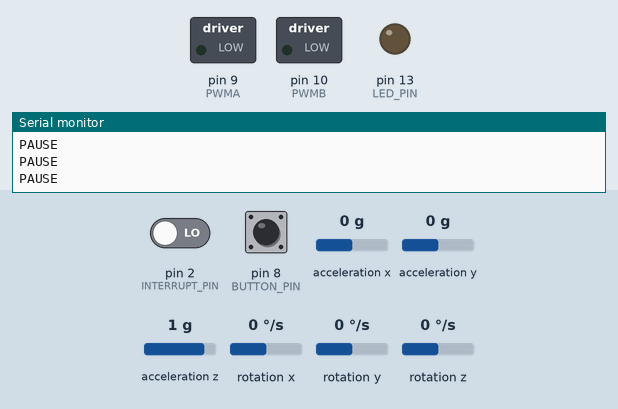
Recording of a program running on a simulated Arduino Uno, built with avr-gcc and run on an emulated ATmega328P. Parts: switched loads named in the program (green lamp = pin HIGH), output pins drawn as LEDs (lit = HIGH), the last lines printed to the serial monitor. Inputs (shaded band) come from the test bench; at power-on: pin 8 (BUTTON_PIN) HIGH, pin 2 (INTERRUPT_PIN) LOW, acceleration z 1 g, acceleration y 0 g, acceleration x 0 g, rotation x 0 °/s, rotation y 0 °/s, rotation z 0 °/s. The sensor or clock chip raises its interrupt line as the real part does.

Above: at 1.7 s.
1.8 s: pin 8 (BUTTON_PIN) pulled LOW for 0.15 s
At 2.4 s:
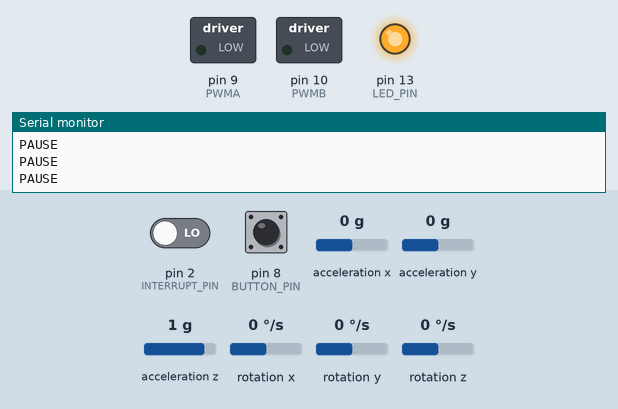
3.4 s: pin 2 (INTERRUPT_PIN) driven HIGH and pin 8 (BUTTON_PIN) driven LOW
6.4 s: acceleration z set to 0.1 g
9.4 s: acceleration z set to -0.2 g
At 9.9 s:
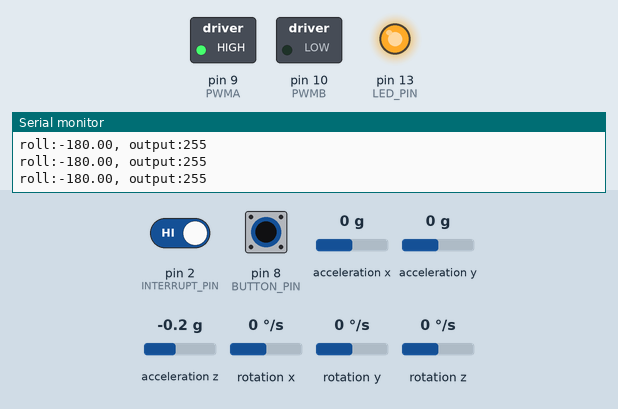
10.9 s: acceleration y set to 0.2 g
At 11.8 s:
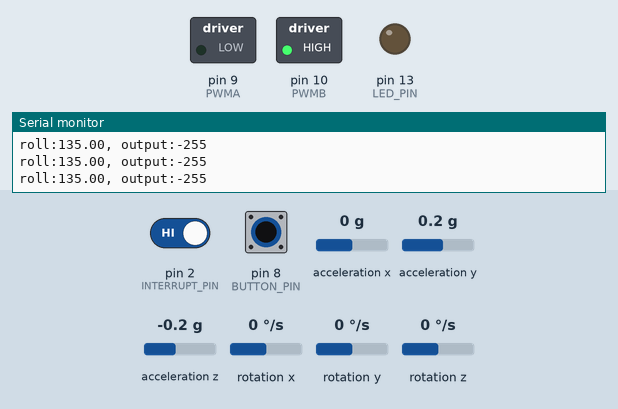
12.4 s: acceleration z set to 0.1 g
15.4 s: acceleration z set to 0.4 g
At 16.0 s:
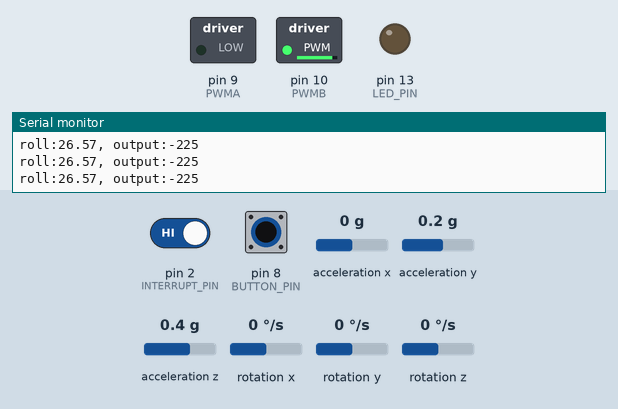
Timing chart, 0 to 17.9 s (numbered marks = the images above; inputs shaded):
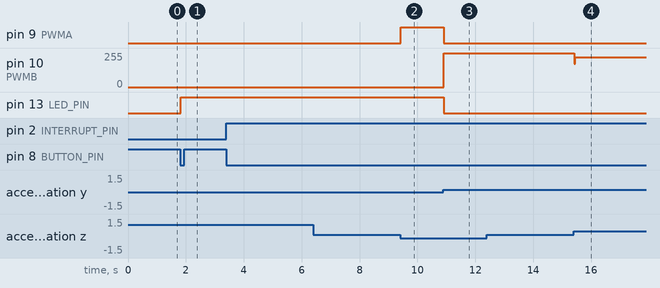

Measured:
- the behaviour switches between 0 and -0.1 g on acceleration z (found by bisection; images 1 and 2)
- the behaviour switches between 0 and 0.1 g on acceleration y (found by bisection; images 2 and 3)
- after the input at 1.8 s, pin 13 (LED_PIN): LOW → HIGH at once
- after the input at 9.4 s, pin 9 (PWMA): LOW → HIGH at once
- after the input at 10.9 s, pin 9 (PWMA), pin 13 (LED_PIN): HIGH → LOW at once; pin 10 (PWMB): 0/255 → 255/255 at once
- after the input at 15.4 s, pin 10 (PWMB): 255/255 → 225/255 at once

The program:

main.cpp
```cpp
float Pitch, Roll, Yaw; //俯仰角
float first_Pitch, first_Roll, flag = 1;
int mode = 1;

#include <Arduino.h>
#include "motor.h"
#include "pid.h"
#include "math.h"
#include "I2Cdev.h"
#include "control_motor.h"
#include "motionSensor.h"

#define LED_PIN 13
#define BUTTON_PIN 8
int initCode = 0;
int timeCount = 0;
int timeL = 0;
int timeR = 0;
ypr_t now;


void setup()
{
	Serial.begin(9600);
	initCode = MotionSensor_init();
	pinMode(LED_PIN, OUTPUT);
	pinMode(BUTTON_PIN, INPUT_PULLUP);
	if (initCode)
	{
		digitalWrite(LED_PIN, HIGH);
		Serial.println(MotionSensor_getErrorDetails());
	}
	timeL = millis();
}

void loop()
{
	while(digitalRead(BUTTON_PIN) == HIGH) Serial.println("PAUSE");

	now = MotionSensor_getYPR();
	Pitch = now.pitch;
	Roll = now.roll;
	// Serial.print("yaw:");
    // Serial.print(now.yaw);
    // Serial.print(", pitch:");
    // Serial.print(now.pitch);

    Serial.print("roll:");
    Serial.print(now.roll);
    Serial.print(", output:");

	timeR = millis();
	timeCount = (timeCount + timeR - timeL) % T;
	timeL = timeR;

	switch (mode)
	{
	case 0:
		reset_mode();
		break;
	case 1:
		stri_line_mode1();
		break;
	case 2:
		stri_line_mode2();
		break;
	case 3:
		stri_line_mode3();
		break;
	case 4:
		stri_line_mode4();
		break;
	case 5:
		circle_mode5();
		break;
	}
	if (flag)
	{
		first_Pitch = Pitch;
		first_Roll = Roll;
		flag = 0;
	}
}

void serialEvent()
{
    while (Serial.available())
    {
        mode = Serial.read();
    }
}
```

control_motor.cpp
```cpp
#include "control_motor.h"

//引脚定义

#define PWMA 9
#define PWMB 10

#define A1 4
#define A2 7
#define _B1 12
#define B2 13


void motor_A(int a){
  if(a>0)
  {
    if(a>255){a=255;}
  digitalWrite(A1,HIGH);
  digitalWrite(A2,LOW);
  analogWrite(PWMA,a);
  }
  else
  {
    if(a<-255){a=-255;}
  digitalWrite(A1,LOW);
  digitalWrite(A2,HIGH);
  analogWrite(PWMA,abs(a));
  }
}

void motor_B(int b){
  if(b>0)
  {
    if(b>255){b=255;}
  digitalWrite(_B1,HIGH);
  digitalWrite(B2,LOW);
  analogWrite(PWMB,abs(b));
  }
  else
  {
    if(b<-255){b=-255;}
  digitalWrite(_B1,LOW);
  digitalWrite(B2,HIGH);
  analogWrite(PWMB,abs(b));
  }
}

void motorInitial()
{
pinMode(A1,OUTPUT);
pinMode(A2,OUTPUT);
pinMode(PWMA,OUTPUT);
pinMode(_B1,OUTPUT);
pinMode(B2,OUTPUT);
}
```

control_motor.h
```cpp
#ifndef _CONTROL_MOTOR_H_
#define _CONTROL_MOTOR_H_
#include <Arduino.h>

void motor_A(int a);
void motor_B(int b);
void motorInitial();

#endif
```

motionSensor.cpp
```cpp
#include "motionSensor.h"

//vars
MPU6050 mpu;
volatile bool mpuInterrupt = false;     // indicates whether MPU interrupt pin has gone high

bool dmpReady = false;  // set true if DMP init was successful
// uint8_t mpuIntStatus;   // holds actual interrupt status byte from MPU
uint8_t devStatus;      // return status after each device operation (0 = success, !0 = error)
// uint16_t packetSize;    // expected DMP packet size (default is 42 bytes)
// uint16_t fifoCount;     // count of all bytes currently in FIFO
uint8_t fifoBuffer[64]; // FIFO storage buffer
String errorDetails = "";

Quaternion q;           // [w, x, y, z]         quaternion container
VectorFloat gravity;    // [x, y, z]            gravity vector
float ypr[3];           // [yaw, pitch, roll]   yaw/pitch/roll container and gravity vector

int MotionSensor_init() {
    // MPU6050 init
    #if I2CDEV_IMPLEMENTATION == I2CDEV_ARDUINO_WIRE
        Wire.begin();
        Wire.setClock(400000); // 400kHz I2C clock.
        Wire.setWireTimeout(3000, true); // set timeout to avoid I2C freezing
    #elif I2CDEV_IMPLEMENTATION == I2CDEV_BUILTIN_FASTWIRE
        Fastwire::setup(400, true);
    #endif
    mpu.initialize();
    pinMode(INTERRUPT_PIN, INPUT);
    if (!mpu.testConnection()) {
        errorDetails = "MPU6050 connection failed";
        return -1;
    }

    // DMP init
    devStatus = mpu.dmpInitialize();
    mpu.setXGyroOffset(220);
    mpu.setYGyroOffset(76);
    mpu.setZGyroOffset(-85);
    mpu.setZAccelOffset(1788);
    if (devStatus == 0) {
        mpu.CalibrateAccel(6);
        mpu.CalibrateGyro(6);
        mpu.setDMPEnabled(true);
        attachInterrupt(digitalPinToInterrupt(INTERRUPT_PIN), __dmpDataReady, RISING);
        // mpuIntStatus = mpu.getIntStatus();
        mpu.getIntStatus();
        dmpReady = true;
        // packetSize = mpu.dmpGetFIFOPacketSize();
    } else {
        errorDetails = "DMP Initialization failed (code " + String(devStatus) + ")";
        return -2;
    }
    return 0;
}

ypr_t MotionSensor_getYPR() {
    ypr_t ans = {0, 0, 0};
    if (dmpReady && mpu.dmpGetCurrentFIFOPacket(fifoBuffer)) {
        mpu.dmpGetQuaternion(&q, fifoBuffer);
        mpu.dmpGetGravity(&gravity, &q);
        mpu.dmpGetYawPitchRoll(ypr, &q, &gravity);
        ans.yaw = ypr[0] * 180/M_PI;
        ans.pitch = ypr[1] * 180/M_PI;
        ans.roll = ypr[2] * 180/M_PI;
    }
    return ans;
}

ypr_t MotionSensor_getYPRFixed() {
    static ypr_t last = {0, 0, 0};
    ypr_t now = MotionSensor_getYPR();
    if (__abs(now.yaw - last.yaw) > FIX_VALUE ||
        __abs(now.pitch - last.pitch) > FIX_VALUE ||
        __abs(now.roll - now.roll) > FIX_VALUE)
        return last;
    else {
        last = now;
        return now;
    }
}

String MotionSensor_getErrorDetails() {
    return errorDetails;
}

void __dmpDataReady() {
    mpuInterrupt = true;
}

float __abs(float x) {
    return x > 0 ? x : -x;
}
```

motionSensor.h
```cpp
#ifndef _MOTION_SENSOR_H_
#define _MOTION_SENSOR_H_

// Header
#include "Arduino.h"
#include "I2Cdev.h"
#include "MPU6050_6Axis_MotionApps20.h"
#if I2CDEV_IMPLEMENTATION == I2CDEV_ARDUINO_WIRE
    #include "Wire.h"
#endif

// Type defition
#define INTERRUPT_PIN 2
#define FIX_VALUE 30.0
struct ypr_t {float yaw, pitch, roll;};

// Function defition
int MotionSensor_init();       // initialize. return !0 when error
ypr_t MotionSensor_getYPR();    // read and get yaw/pitch/roll
ypr_t MotionSensor_getYPRFixed();    // read and get yaw/pitch/roll, fixed
String MotionSensor_getErrorDetails();  // return "" when no error

// Private Function
void __dmpDataReady();  // set interrupt flag true
float __abs(float x);
#endif
```

motor.cpp
```cpp
#include "motor.h"
#include "pid.h"
#include "math.h"
#include "control_motor.h"
#include "motionSensor.h"

float set_value[2],real_value[2];
int output_value[2];
extern float Pitch;
extern float Roll;
extern float first_Pitch,first_Roll;
extern float kp_pit,kd_pit;
extern float kp_rol,kd_rol;
extern int timeCount;
float step=8;


void reset_mode(void)   //自稳
{
	kp_rol=25;
	kd_rol=4;
	output_value[1]=PID_roll_Count(first_Roll,Roll);
	roll_run(output_value[1]);
}


void stri_line_mode1(void)   //pitch0度
{
	kp_rol=30;
	kd_rol=5;
	int roll_set;
	roll_set=0;
	output_value[1]=PID_roll_Count(roll_set,Roll);
	roll_run(output_value[1]);
	Serial.println(output_value[1]);
}


void stri_line_mode2(void)//40度
{
	kp_rol=25;
	kd_rol=1;
	int roll_set;
	float amp_roll=20;
	roll_set=amp_roll*sin(2.0*PI*timeCount/T);
	output_value[1]=PID_roll_Count(roll_set,Roll);
	roll_run(output_value[1]);
	Serial.println(output_value[1]);
// 	kp_pit=25;kd_pit=800;
// 	kp_rol=25;kd_rol=800;
//   static int count=0;
// 	int pitch_set,roll_set;
// 	float amp_pitch=10.606;
// 	float amp_roll=10.606;
// 	count+=10;         //十毫秒计算一次PID
// 	pitch_set=amp_pitch*sin(2.0*PI*count/T);
// 	roll_set=amp_roll*sin(2.0*PI*count/T);
// 	if(count>=1350) count=0;
// 	output_value[0]=PID_pitch_Count(pitch_set,Pitch);
// 	output_value[1]=PID_roll_Count(roll_set,Roll);
//   	pitch_run(output_value[0]);
// 	roll_run(output_value[1]);
}


void stri_line_mode3(void)//30度
{
	kp_rol=20;
	kd_rol=1;
	int roll_set;
	float amp_roll=15;
	roll_set=amp_roll*sin(2.0*PI*timeCount/T);
	output_value[1]=PID_roll_Count(roll_set,Roll);
	roll_run(output_value[1]);
	Serial.println(output_value[1]);
}


void stri_line_mode4(void)//150度
{
// 	kp_pit=25;kd_pit=800;
// 	kp_rol=25;kd_rol=800;
//   static int count=0;
// 	int pitch_set,roll_set;
// 	float amp_pitch=8*1.61;
// 	float amp_roll=8;
// 	count+=10;         //十毫秒计算一次PID
// 	pitch_set=amp_pitch*sin(2.0*PI*count/T);
// 	roll_set=amp_roll*sin(2.0*PI*count/T);
// 	if(count>=1350) count=0;
// 	output_value[0]=PID_pitch_Count(pitch_set,Pitch);
// 	output_value[1]=PID_roll_Count(roll_set,Roll);
//   pitch_run(output_value[0]);
// 	roll_run(output_value[1]);
}


void circle_mode5(void)//画圆
{
// 	kp_pit=25;kd_pit=800;
// 	kp_rol=25;kd_rol=800;

//   static int angle=0;
// 	float pitch_set,roll_set;
// 	angle+=step;
//   if(angle>=1080) angle=0;
// 	pitch_set=15.0*sin(angle*PI/540.0);
// 	roll_set=18*cos(angle*PI/540.0);
// 	output_value[0]=PID_pitch_Count(pitch_set,Pitch);
// 	output_value[1]=PID_roll_Count(roll_set,Roll);
//   pitch_run(output_value[0]);
// 	roll_run(output_value[1]);
}

void pitch_run(int speed)
{
  if(speed>=0)
	{
		motor_A(speed);
		motor_B(0);
	}
  else
	{
		motor_A(0);
		motor_B(-speed);
	}
}

void roll_run(int speed)
{
  if(speed>=0)
	{
		motor_A(speed);
		motor_B(0);
	}
  else
	{
		motor_A(0);
		motor_B(-speed);
	}
}
```

motor.h
```cpp
#ifndef _MOTOR_H
#define _MOTOR_H
#include "Arduino.h"

#define T 1350
// #define PI  3.141592653589793f

void reset_mode(void);
void stri_line_mode1(void);
void stri_line_mode2(void);//45度
void stri_line_mode3(void);//30度
void stri_line_mode4(void);//150度
void circle_mode5(void);//画圆

void pitch_run(int speed);
void roll_run(int speed);
#endif
```

pid.cpp
```cpp
#include "pid.h"
#include "math.h"
extern float Pitch,Roll,Yaw; 		//欧拉角
float kp_pit,kd_pit;
float kp_rol,kd_rol;
float I_limit;


     float D_date_pitch=0,D_date_roll=0;
     float  I_error_pitch,out_date;                //当前的误差
     float  Last_error_pitch=0;      //上一次的误差


int PID_pitch_Count(float set_point,float input_date)
{

  I_error_pitch = set_point - input_date;
  D_date_pitch=I_error_pitch-Last_error_pitch;
  out_date=kp_pit*I_error_pitch+kd_pit*(I_error_pitch-Last_error_pitch);
	Last_error_pitch=I_error_pitch;
	if(out_date>=900)
	{
		out_date=900;
	}           //输出限幅
	if(out_date<=-900)
	{
		out_date=-900;
	}
	return 255*(out_date/900);
}


int PID_roll_Count(float set_point,float input_date)
{
	float  I_error_roll,out_date;                //当前的误差
  static float  Last_error_roll=0;      //上一次的误差
	I_error_roll = set_point - input_date;
	D_date_roll=I_error_roll-Last_error_roll;
	out_date=kp_rol*I_error_roll+kd_rol*(I_error_roll-Last_error_roll);
	Last_error_roll=I_error_roll;
	if(out_date>=900)
	{
		out_date=900;
	}           //输出限幅
	if(out_date<=-900)
	{
		out_date=-900;
	}
	return 255*(out_date/900);
}
```

pid.h
```cpp
#ifndef __PID_H
#define __PID_H

#include <Arduino.h>


int PID_pitch_Count(float set_point,float input_date);
int PID_roll_Count(float set_point,float input_date) ;

#endif
```
